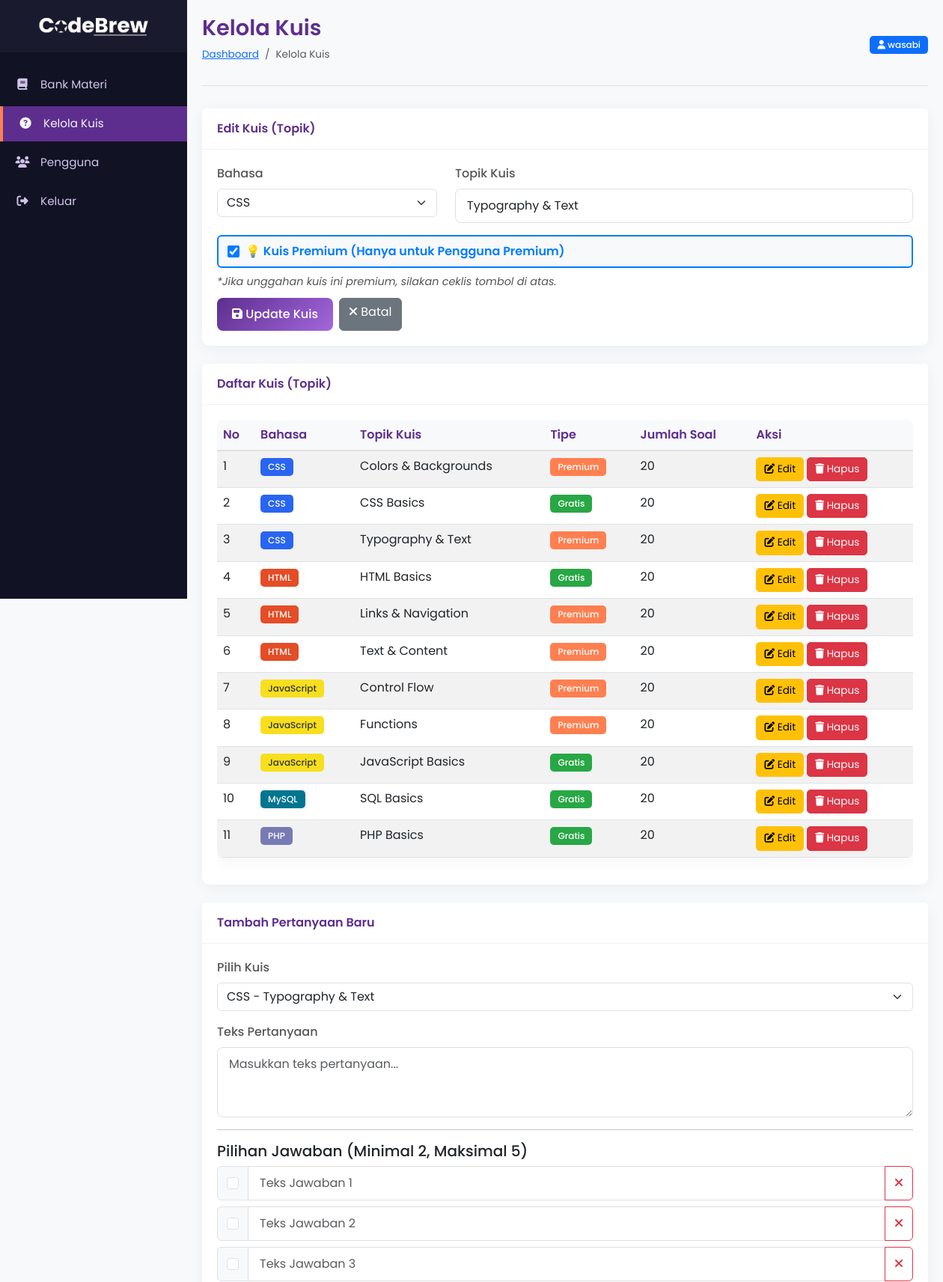
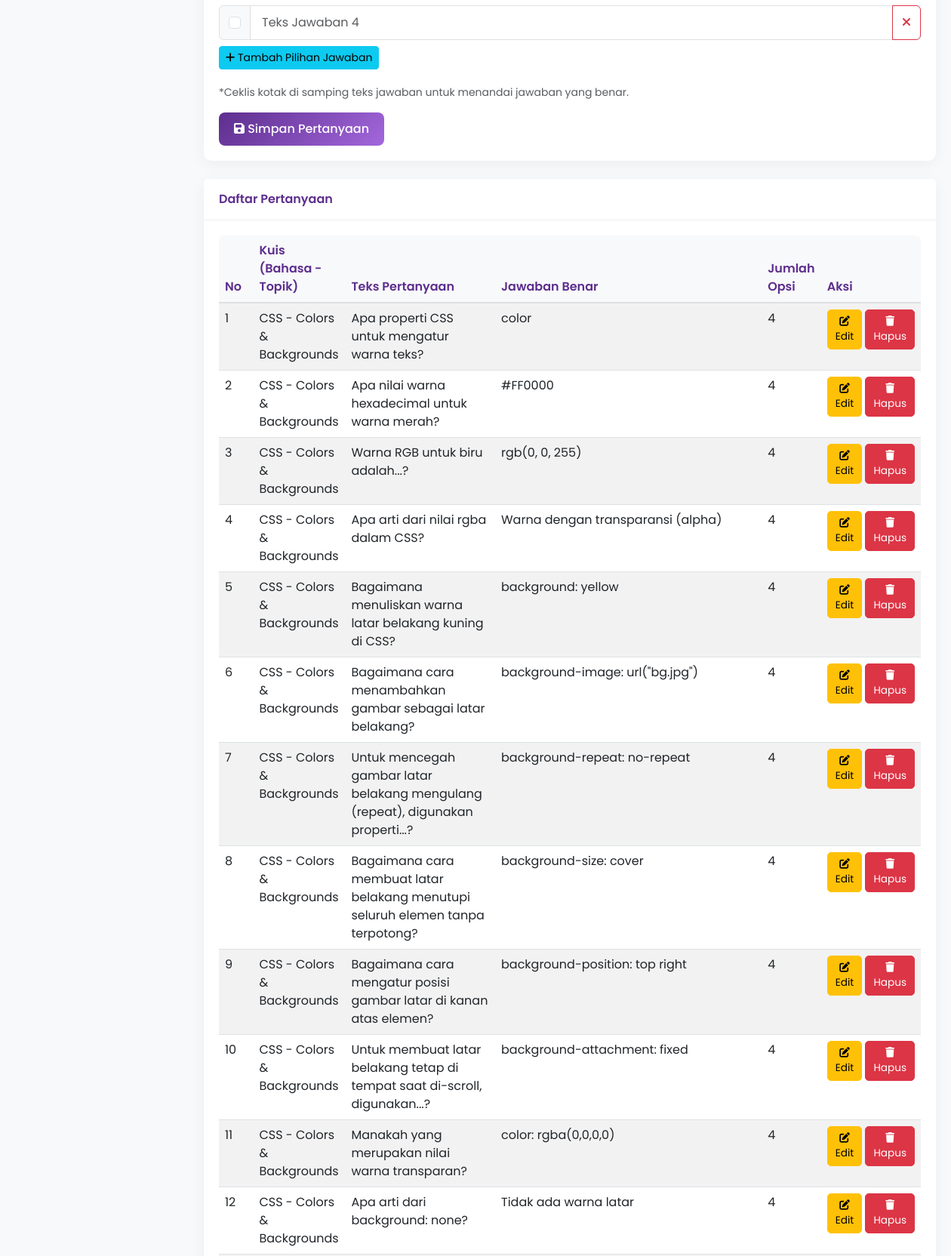
The app's page /admin/manage_quiz.php?edit_quiz=13 (signed in, upper part) with its own data (2 pictures, top to bottom).
### tables this page shows
CREATE TABLE `quizzes` (
  `quiz_id` int NOT NULL,
  `language` varchar(50) NOT NULL,
  `topic` varchar(255) NOT NULL,
  `is_premium` tinyint(1) DEFAULT '0',
  `admin_id` int DEFAULT NULL,
  `created_at` datetime DEFAULT CURRENT_TIMESTAMP,
  `updated_at` datetime DEFAULT CURRENT_TIMESTAMP ON UPDATE CURRENT_TIMESTAMP,
  `total_questions` int DEFAULT '0'
);

CREATE TABLE `questions` (
  `question_id` int NOT NULL,
  `quiz_id` int NOT NULL,
  `question_text` text NOT NULL,
  `question_type` varchar(50) DEFAULT 'multiple_choice',
  `admin_id` int DEFAULT NULL,
  `created_at` datetime DEFAULT CURRENT_TIMESTAMP,
  `updated_at` datetime DEFAULT CURRENT_TIMESTAMP ON UPDATE CURRENT_TIMESTAMP
);

### admin/manage_quiz.php (the view, shortened to what the rows shown need)
<?php
include_once '../connection.php';
$quiz_id = $language = $topic = '';
if (isset($_GET['edit_quiz']) && !empty($_GET['edit_quiz'])) {
    $editId = $_GET['edit_quiz'];
    $editQuery = "SELECT * FROM quizzes WHERE quiz_id = ?";
    $stmt = $conn->prepare($editQuery);
    $stmt->bind_param("i", $editId);
    $stmt->execute();
    $result = $stmt->get_result();
    if ($result->num_rows > 0) {
        $row = $result->fetch_assoc();
        $language = $row['language'];
        $topic = $row['topic'];
        $is_premium = $row['is_premium'];
    }
}
$quizzes_data = [];
$quizResult = $conn->query("SELECT quiz_id, language, topic, is_premium, total_questions FROM quizzes ORDER BY language, topic");
if ($quizResult) {
    while ($row = $quizResult->fetch_assoc()) {
        $quizzes_data[] = $row;
    }
}
$questions_data = [];
$questionResult = $conn->query("
    SELECT
        q.question_id,
        q.question_text,
        qz.language,
        qz.topic,
        GROUP_CONCAT(CASE WHEN a.is_correct = 1 THEN a.answer_text ELSE NULL END SEPARATOR ' || ') AS correct_answers_text,
        COUNT(a.answer_id) AS total_answers
    FROM questions q
    JOIN quizzes qz ON q.quiz_id = qz.quiz_id
    LEFT JOIN answers a ON q.question_id = a.question_id
    GROUP BY q.question_id
    ORDER BY qz.language, qz.topic, q.question_id
");
if ($questionResult) {
    while ($row = $questionResult->fetch_assoc()) {
        $questions_data[] = $row;
    }
}
?>
<!DOCTYPE html>
<html lang="id">
<head>
    <link rel="stylesheet" href="https://cdnjs.cloudflare.com/ajax/libs/font-awesome/6.4.0/css/all.min.css">
    <link href="https://cdn.jsdelivr.net/npm/bootstrap@5.3.0-alpha1/dist/css/bootstrap.min.css" rel="stylesheet">
</head>
<body>
    <div class="main-content">
        <div class="content-header">
            <div class="d-flex justify-content-between align-items-center">
                <div>
                    <h1>Kelola Kuis</h1>
                </div>
            </div>
        </div>
        <div class="card mb-4">
            <div class="card-body">
                <form method="POST" action="manage_quiz.php">
                    <div class="row mb-3">
                        <div class="col-md-4">
                            <label for="language" class="form-label">Bahasa</label>
                            <select class="form-select" id="language" name="language" required>
                                <option value="CSS" <?php echo $language == 'CSS' ? 'selected' : ''; ?>>CSS</option>
                            </select>
                        </div>
                        <div class="col-md-8">
                            <label for="topic" class="form-label">Topik Kuis</label>
                            <input type="text" class="form-control" id="topic" name="topic" placeholder="Contoh: HTML Basics, CSS Layout" value="<?php echo htmlspecialchars($topic); ?>" required>
                        </div>
                    </div>
                    <label class="premium-check">
                        <input type="checkbox" id="is_premium" name="is_premium"
                            <?php echo (isset($is_premium) && $is_premium) ? 'checked' : ''; ?>>
                        <span>💡 Kuis Premium (Hanya untuk Pengguna Premium)</span>
                    </label>
                </form>
            </div>
        </div>
        <div class="card mb-4">
            <div class="card-body">
                <?php if (!empty($quizzes_data)): ?>
                    <div class="table-responsive">
                        <table class="table table-striped table-hover">
                            <thead>
                                <tr>
                                    <th>No</th>
                                    <th>Bahasa</th>
                                    <th>Topik Kuis</th>
                                    <th>Tipe</th>
                                    <th>Jumlah Soal</th>
                                    <th>Aksi</th>
                                </tr>
                            </thead>
                            <tbody>
                                <?php
                                $no = 1;
                                foreach ($quizzes_data as $quiz_row):
                                    $badgeClass = 'badge-';
                                    switch ($quiz_row['language']) {
                                        case 'HTML':
                                            $badgeClass .= 'html';
                                            break;
                                        case 'CSS':
                                            $badgeClass .= 'css';
                                            break;
                                        case 'JavaScript':
                                            $badgeClass .= 'javascript';
                                            break;
                                        case 'PHP':
                                            $badgeClass .= 'php';
                                            break;
                                        case 'MySQL':
                                            $badgeClass .= 'mysql';
                                            break;
                                    }
                                ?>
                                    <tr>
                                        <td><?php echo $no++; ?></td>
                                        <td><span class="badge <?php echo $badgeClass; ?>"><?php echo htmlspecialchars($quiz_row['language']); ?></span></td>
                                        <td><?php echo htmlspecialchars($quiz_row['topic']); ?></td>
                                        <td>
                                            <span class="badge <?php echo ($quiz_row['is_premium'] ? 'badge-premium' : 'badge-free'); ?>">
                                                <?php echo ($quiz_row['is_premium'] ? 'Premium' : 'Gratis'); ?>
                                            </span>
                                        </td>
                                        <td><?php echo htmlspecialchars($quiz_row['total_questions']); ?></td>
                                        <td>
                                            <div class="d-flex gap-1">
                                                <a href="manage_quiz.php?edit_quiz=<?php echo $quiz_row['quiz_id']; ?>" class="btn btn-sm btn-warning table-action-btn">
                                                    <i class="fas fa-edit"></i> Edit
                                                </a>
                                                <button type="button" onclick="confirmDeleteQuiz(<?php echo $quiz_row['quiz_id']; ?>)" class="btn btn-sm btn-danger table-action-btn">
                                                    <i class="fas fa-trash"></i> Hapus
                                                </button>
                                            </div>
                                        </td>
                                    </tr>
                                <?php endforeach; ?>
                            </tbody>
                        </table>
                    </div>
                <?php else: ?>
                    <div class="alert alert-info mb-0">
                        <i class="fas fa-info-circle"></i> Belum ada kuis yang ditambahkan.
                    </div>
                <?php endif; ?>
            </div>
        </div>
        <div class="card mb-4">
            <div class="card-body">
                <?php if (!empty($questions_data)): ?>
                    <div class="table-responsive">
                        <table class="table table-striped table-hover">
                            <thead>
                                <tr>
                                    <th>No</th>
                                    <th>Kuis (Bahasa - Topik)</th>
                                    <th>Teks Pertanyaan</th>
                                    <th>Jawaban Benar</th>
                                    <th>Jumlah Opsi</th>
                                    <th>Aksi</th>
                                </tr>
                            </thead>
                            <tbody>
                                <?php
                                $no = 1;
                                foreach ($questions_data as $q_row):
                                ?>
                                    <tr>
                                        <td><?php echo $no++; ?></td>
                                        <td><?php echo htmlspecialchars($q_row['language'] . ' - ' . $q_row['topic']); ?></td>
                                        <td><?php echo htmlspecialchars($q_row['question_text']); ?></td>
                                        <td><?php echo htmlspecialchars($q_row['correct_answers_text'] ?: 'N/A'); ?></td>
                                        <td><?php echo htmlspecialchars($q_row['total_answers']); ?></td>
                                        <td>
                                            <div class="d-flex gap-1">
                                                <a href="manage_quiz.php?edit_question=<?php echo $q_row['question_id']; ?>" class="btn btn-sm btn-warning table-action-btn">
                                                    <i class="fas fa-edit"></i> Edit
                                                </a>
                                                <button type="button" onclick="confirmDeleteQuestion(<?php echo $q_row['question_id']; ?>)" class="btn btn-sm btn-danger table-action-btn">
                                                    <i class="fas fa-trash"></i> Hapus
                                                </button>
                                            </div>
                                        </td>
                                    </tr>
                                <?php endforeach; ?>
                            </tbody>
                        </table>
                    </div>
                <?php else: ?>
                    <div class="alert alert-info mb-0">
                        <i class="fas fa-info-circle"></i> Belum ada pertanyaan yang ditambahkan.
                    </div>
                <?php endif; ?>
            </div>
        </div>
    </div>
</body>
</html>

### records on screen
quizzes: language "CSS", topic "Typography & Text", is_premium "☑", shows "Premium", total_questions "20"
quizzes: language "CSS", topic "Colors & Backgrounds", is_premium "Premium", total_questions "20"
quizzes: language "CSS", topic "CSS Basics", is_premium "Gratis", total_questions "20"
quizzes: language "HTML", topic "HTML Basics", is_premium "Gratis", total_questions "20"
quizzes: language "HTML", topic "Links & Navigation", is_premium "Premium", total_questions "20"
quizzes: language "HTML", topic "Text & Content", is_premium "Premium", total_questions "20"
quizzes: language "JavaScript", topic "Control Flow", is_premium "Premium", total_questions "20"
quizzes: language "JavaScript", topic "Functions", is_premium "Premium", total_questions "20"
quizzes: language "JavaScript", topic "JavaScript Basics", is_premium "Gratis", total_questions "20"
quizzes: language "MySQL", topic "SQL Basics", is_premium "Gratis", total_questions "20"
quizzes: language "PHP", topic "PHP Basics", is_premium "Gratis", total_questions "20"
questions: quiz.topic "CSS - Colors & Backgrounds", question_text "Apa properti CSS untuk mengatur warna teks?", correct_answers_text "color", total_answers "4"
questions: quiz.topic "CSS - Colors & Backgrounds", question_text "Apa nilai warna hexadecimal untuk warna merah?", correct_answers_text "#FF0000", total_answers "4"
questions: quiz.topic "CSS - Colors & Backgrounds", question_text "Warna RGB untuk biru adalah...?", correct_answers_text "rgb(0, 0, 255)", total_answers "4"
questions: quiz.topic "CSS - Colors & Backgrounds", question_text "Apa arti dari nilai rgba dalam CSS?", correct_answers_text "Warna dengan transparansi (alpha)", total_answers "4"
questions: quiz.topic "CSS - Colors & Backgrounds", question_text "Bagaimana menuliskan warna latar belakang kuning di CSS?", correct_answers_text "background: yellow", total_answers "4"
questions: quiz.topic "CSS - Colors & Backgrounds", question_text "Bagaimana cara menambahkan gambar sebagai latar belakang?", correct_answers_text "background-image: url(\"bg.jpg\")", total_answers "4"
questions: quiz.topic "CSS - Colors & Backgrounds", question_text "Untuk mencegah gambar latar belakang mengulang (repeat), digunakan properti...?", correct_answers_text "background-repeat: no-repeat", total_answers "4"
questions: quiz.topic "CSS - Colors & Backgrounds", question_text "Bagaimana cara membuat latar belakang menutupi seluruh elemen tanpa terpotong?", correct_answers_text "background-size: cover", total_answers "4"
questions: quiz.topic "CSS - Colors & Backgrounds", question_text "Bagaimana cara mengatur posisi gambar latar di kanan atas elemen?", correct_answers_text "background-position: top right", total_answers "4"
questions: quiz.topic "CSS - Colors & Backgrounds", question_text "Untuk membuat latar belakang tetap di tempat saat di-scroll, digunakan...?", correct_answers_text "background-attachment: fixed", total_answers "4"
questions: quiz.topic "CSS - Colors & Backgrounds", question_text "Manakah yang merupakan nilai warna transparan?", correct_answers_text "color: rgba(0,0,0,0)", total_answers "4"
questions: quiz.topic "CSS - Colors & Backgrounds", question_text "Apa arti dari background: none?", correct_answers_text "Tidak ada warna latar", total_answers "4"

### other values on screen
$_SESSION['username'] "wasabi"
form field quiz_id_for_question "CSS - Typography & Text"
